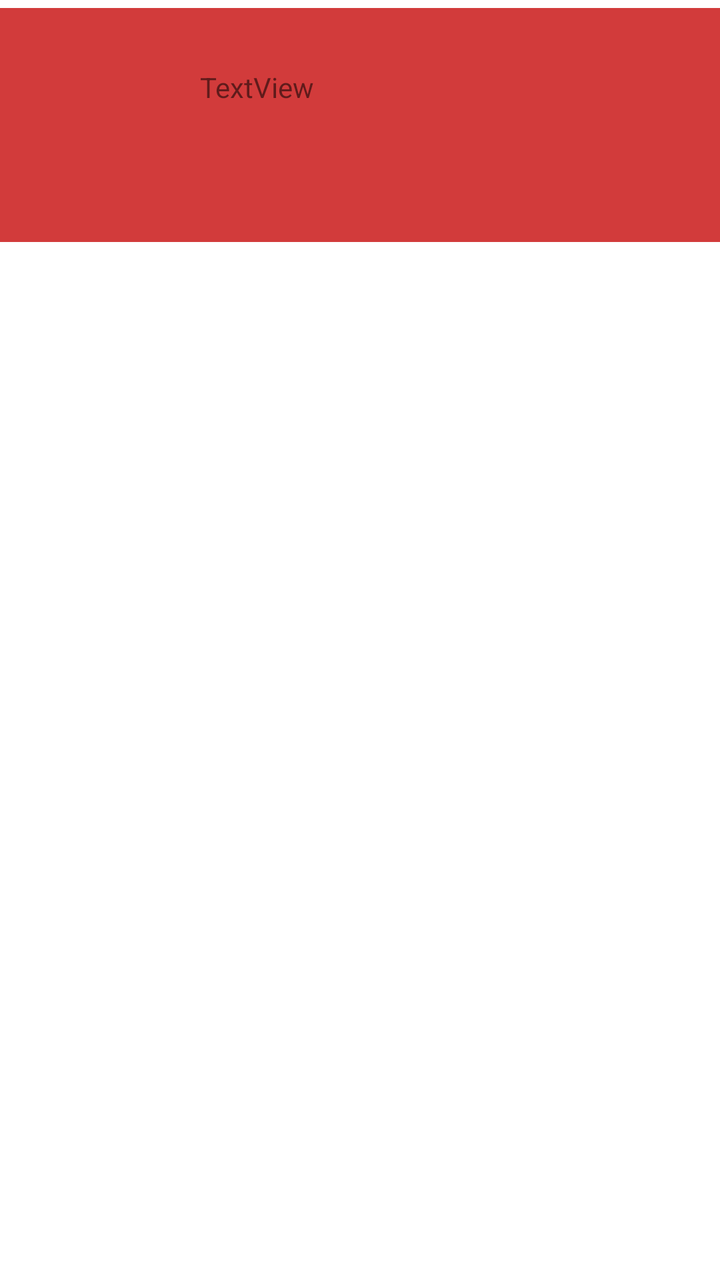
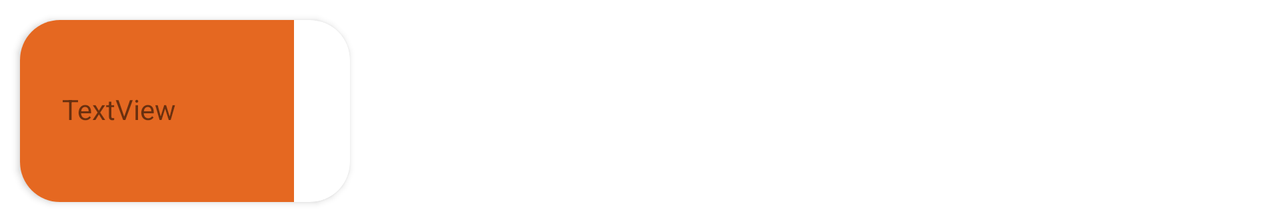

Two renders of one Android screen. The first uses the default layout on a phone; the second uses the alternative layout the repository ships for a different screen configuration, on a matching device. The two XML files are below.
<!-- AndroidManifest.xml: application theme Theme.Joke -->
<!-- res/layout/category_list.xml -->
<?xml version="1.0" encoding="utf-8"?>
<LinearLayout xmlns:android="http://schemas.android.com/apk/res/android"
    xmlns:app="http://schemas.android.com/apk/res-auto"
    xmlns:tools="http://schemas.android.com/tools"
    android:orientation="vertical"
    android:layout_width="match_parent"
    android:layout_height="match_parent">


    <androidx.constraintlayout.widget.ConstraintLayout
        android:layout_width="match_parent"
        android:layout_height="match_parent">

        <TextView
            android:id="@+id/textView3"
            android:layout_width="match_parent"
            android:layout_height="117dp"
            android:layout_marginTop="4dp"
            android:layout_marginBottom="5dp"
            android:background="@color/red_200"
            android:paddingLeft="100sp"
            android:paddingTop="30dp"
            android:text="TextView"
            app:layout_constraintTop_toTopOf="parent"
            tools:layout_editor_absoluteX="0dp" />

    </androidx.constraintlayout.widget.ConstraintLayout>

</LinearLayout>
<!-- resources referenced by this layout -->
<resources>
  <color name="red_200">#D23B3B</color>
  <style name="Theme.Joke" parent="Theme.MaterialComponents.DayNight.DarkActionBar">
          
          <item name="colorPrimary">@color/orange_200</item>
          <item name="colorPrimaryVariant">@color/grey_200</item>
          <item name="colorOnPrimary">@color/white</item>
          
          <item name="colorSecondary">@color/teal_200</item>
          <item name="colorSecondaryVariant">@color/teal_700</item>
          <item name="colorOnSecondary">@color/black</item>
          
          <item name="android:statusBarColor" tools:targetApi="l">?attr/colorPrimaryVariant</item>
          
      </style>
  <color name="orange_200">#E56821</color>
  <color name="grey_200">#7E3C3734</color>
  <color name="white">#FFFFFFFF</color>
  <color name="teal_200">#FF03DAC5</color>
  <color name="teal_700">#FF018786</color>
  <color name="black">#FF000000</color>
</resources>
<!-- res/layout-land/category_list.xml (the repository's variant of the layout above) -->
<!-- drawn on the phone turned sideways -->
<?xml version="1.0" encoding="utf-8"?>
<androidx.cardview.widget.CardView xmlns:android="http://schemas.android.com/apk/res/android"
    xmlns:app="http://schemas.android.com/apk/res-auto"
    xmlns:tools="http://schemas.android.com/tools"
    android:orientation="horizontal"
    android:layout_width="165dp"
    app:cardCornerRadius="20dp"
    android:layout_margin="10dp"
    android:layout_height="91dp"
    app:cardElevation="2dp"
    android:layout_marginTop="5dp"
    android:id="@+id/cardItem">


    <RelativeLayout
        android:id="@+id/background_color"
        android:layout_width="137dp"
        android:layout_height="match_parent"
        android:background="@color/orange_200"
        android:padding="5dp">


        <TextView
            android:id="@+id/textView3"
            android:layout_width="113dp"
            android:layout_height="62dp"
            android:layout_marginStart="16dp"
            android:layout_marginEnd="16dp"
            android:paddingLeft="0sp"
            android:paddingTop="30dp"
            android:text="TextView"
            app:layout_constraintEnd_toEndOf="parent"
            app:layout_constraintStart_toStartOf="parent"
            tools:ignore="MissingConstraints"
            tools:layout_editor_absoluteY="0dp" />


    </RelativeLayout>




</androidx.cardview.widget.CardView>
<!-- resources referenced by the variant -->
<!-- as the phone turned sideways resolves them -->
<resources>
  <color name="orange_200">#E56821</color>
  <style name="Theme.Joke" parent="Theme.MaterialComponents.DayNight.DarkActionBar">
          
          <item name="colorPrimary">@color/orange_200</item>
          <item name="colorPrimaryVariant">@color/grey_200</item>
          <item name="colorOnPrimary">@color/white</item>
          
          <item name="colorSecondary">@color/teal_200</item>
          <item name="colorSecondaryVariant">@color/teal_700</item>
          <item name="colorOnSecondary">@color/black</item>
          
          <item name="android:statusBarColor" tools:targetApi="l">?attr/colorPrimaryVariant</item>
          
      </style>
  <color name="grey_200">#7E3C3734</color>
  <color name="white">#FFFFFFFF</color>
  <color name="teal_200">#FF03DAC5</color>
  <color name="teal_700">#FF018786</color>
  <color name="black">#FF000000</color>
</resources>
